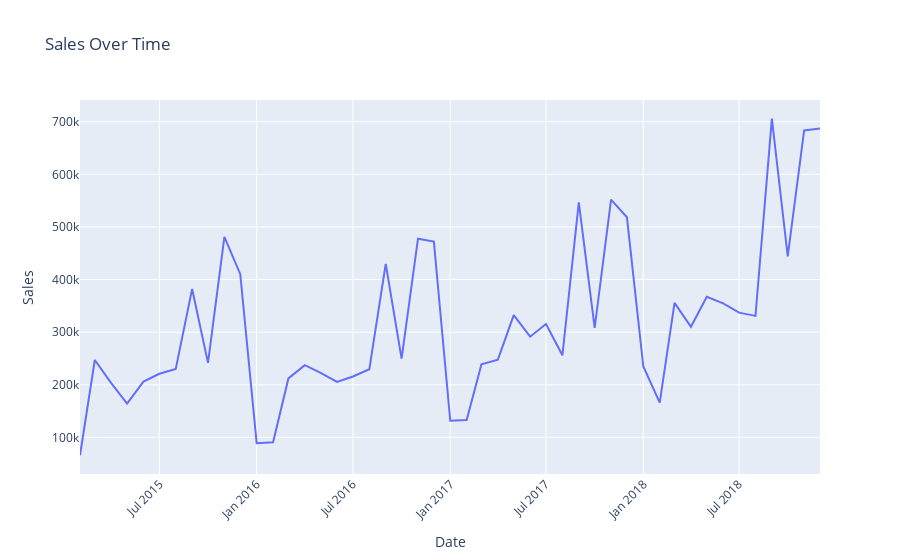

The notebook cell saved with this chart:
### Code cell
import plotly.express as px
fig = px.line(monthly_sales, x='Order_Date', y='Sales', title='Sales Over Time')

# Customize the plot
fig.update_layout(xaxis_title='Date', yaxis_title='Sales', xaxis_tickangle=-45)

# Show the plot
fig.show()

### Figure 1 — Plotly figure (JSON) as saved in the notebook; plotly's stock layout.template omitted (floating-point values rounded to 4 significant figures)
{"data": [{"hovertemplate": "Order_Date=%{x}<br>Sales=%{y}<extra></extra>", "legendgroup": "", "line": {"color": "#636efa", "dash": "solid"}, "marker": {"symbol": "circle"}, "mode": "lines", "name": "", "orientation": "v", "showlegend": false, "type": "scatter", "x": ["2015-02-01T00:00:00", "2015-03-01T00:00:00", "2015-04-01T00:00:00", "2015-05-01T00:00:00", "2015-06-01T00:00:00", "2015-07-01T00:00:00", "2015-08-01T00:00:00", "2015-09-01T00:00:00", "2015-10-01T00:00:00", "2015-11-01T00:00:00", "2015-12-01T00:00:00", "2016-01-01T00:00:00", "2016-02-01T00:00:00", "2016-03-01T00:00:00", "2016-04-01T00:00:00", "2016-05-01T00:00:00", "2016-06-01T00:00:00", "2016-07-01T00:00:00", "2016-08-01T00:00:00", "2016-09-01T00:00:00", "2016-10-01T00:00:00", "2016-11-01T00:00:00", "2016-12-01T00:00:00", "2017-01-01T00:00:00", "2017-02-01T00:00:00", "2017-03-01T00:00:00", "2017-04-01T00:00:00", "2017-05-01T00:00:00", "2017-06-01T00:00:00", "2017-07-01T00:00:00", "2017-08-01T00:00:00", "2017-09-01T00:00:00", "2017-10-01T00:00:00", "2017-11-01T00:00:00", "2017-12-01T00:00:00", "2018-01-01T00:00:00", "2018-02-01T00:00:00", "2018-03-01T00:00:00", "2018-04-01T00:00:00", "2018-05-01T00:00:00", "2018-06-01T00:00:00", "2018-07-01T00:00:00", "2018-08-01T00:00:00", "2018-09-01T00:00:00", "2018-10-01T00:00:00", "2018-11-01T00:00:00", "2018-12-01T00:00:00"], "xaxis": "x", "y": [66030, 247156, 203258, 164263, 206064, 220986, 230161, 382200, 241726, 480979, 410279, 89009, 90823, 212164, 237272, 222722, 205388, 215776, 229543, 429658, 249639, 477720, 472245, 131727, 132982, 238956, 247773, 332524, 291454, 315531, 256089, 546728, 308026, 551815, 518307, 234739, 166267, 355704, 310150, 367411, 354902, 337092, 331014, 705680, 443898, 683410, 687245], "yaxis": "y"}], "layout": {"legend": {"tracegroupgap": 0}, "title": {"text": "Sales Over Time"}, "xaxis": {"anchor": "y", "domain": [0, 1], "tickangle": -45, "title": {"text": "Date"}}, "yaxis": {"anchor": "x", "domain": [0, 1], "title": {"text": "Sales"}}}}
